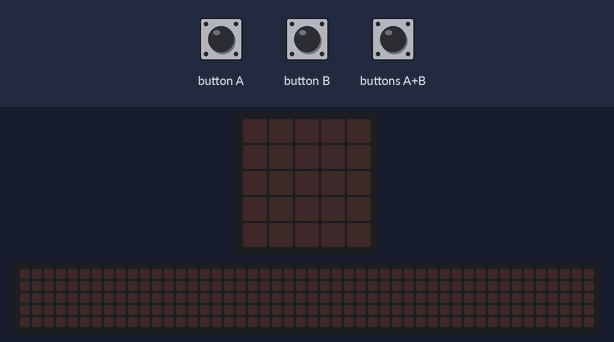
This program was run on a simulated BBC micro:bit (MakeCode). Parts: the board's 5×5 LED display, a strip that is not on the board, showing the scrolling text unrolled. The inputs (shaded band) are chosen by the test bench. The 48×5 strip is a reading aid, not a part: it shows the text the display is scrolling, unrolled, one strip-width of it at a time.

Above: at 1.2 s.
1.3 s: button B pressed for 0.15 s
At 1.52 s:
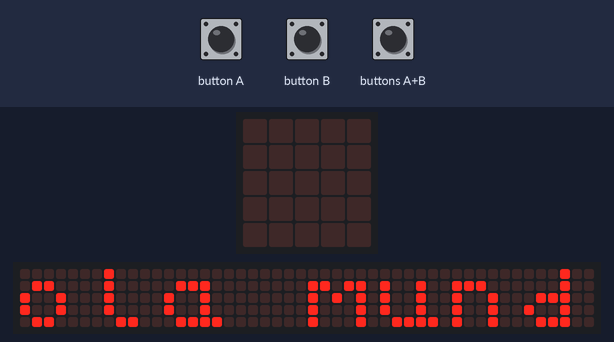
4.3 s: button A pressed for 0.15 s
7.4 s: buttons A+B pressed for 0.15 s
10.5 s: button B pressed for 0.15 s
At 10.5 s:
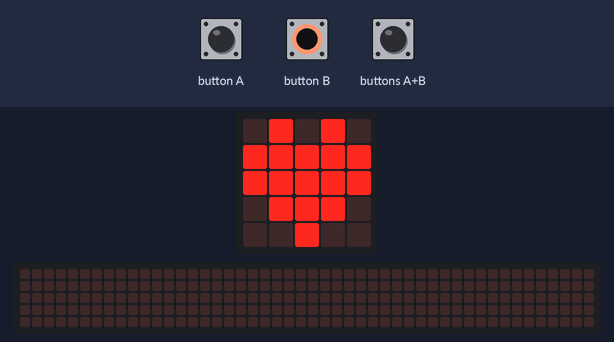
At 20.42 s:
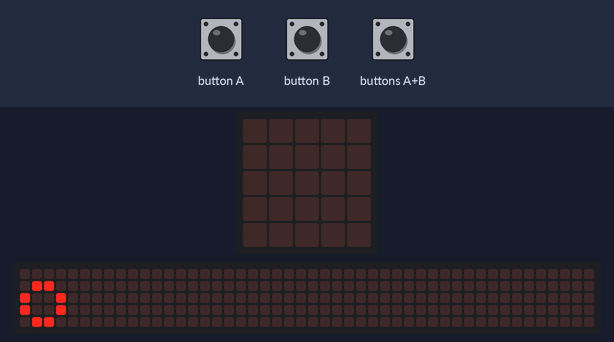

Measured:
- after the input at 1.3 s, the display: changes after 0.15 s (image 1)
- after the input at 10.5 s, the display: first differs from a run without the input after 1.2 s (image 3 shows a later state)
- what the display in image 3 shows lasts 0.5 s, from 20.2 s to 20.7 s

The program:

main.ts
```typescript
input.onButtonPressed(Button.A, function () {
    basic.showIcon(IconNames.Heart)
})
input.onButtonPressed(Button.AB, function () {
    basic.showIcon(IconNames.Meh)
})
input.onButtonPressed(Button.B, function () {
    basic.showString("ola mundo")
})
basic.forever(function () {

})
```

test.ts
```typescript
// testes vão aqui; isto não será compilado quando este pacote for usado como uma extensão.
```
